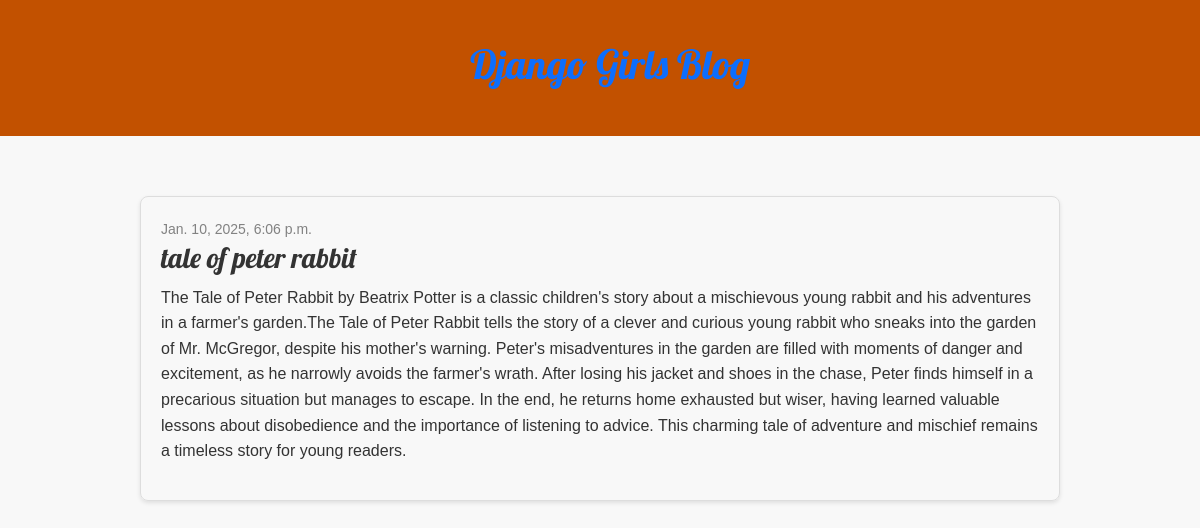
The app's page /post/4/ with its own data.
### blog/models.py (models this page shows, shortened)
class Post(models.Model):
    author = models.ForeignKey(settings.AUTH_USER_MODEL, on_delete=models.CASCADE)
    title = models.CharField(max_length=200)
    text = models.TextField()
    created_date = models.DateTimeField(default=timezone.now)
    published_date = models.DateTimeField(blank=True, null=True)

### blog/views.py (the view)
# urls.py: path('post/<int:pk>/', views.post_detail, name='post_detail'),  # Detail view for a single post
def post_detail(request, pk):
    post = get_object_or_404(Post, pk=pk)  # Fetch the post by primary key
    return render(request, 'blog/post_detail.html', {'post': post})

### blog/templates/blog/post_detail.html (shortened to what this page needs)
{% extends 'blog/base.html' %}
{% block content %}
    <article class="post">
        {% if post.published_date %}
            <time class="date">
                {{ post.published_date }}
            </time>
        {% endif %}
        <h2>{{ post.title }}</h2>
        <p>{{ post.text|linebreaksbr }}</p>
    </article>
{% endblock %}

### blog/static/css/blog.css (style rules this page uses)
.post { margin-bottom: 70px; padding: 20px; border: 1px solid #ddd; border-radius: 8px; box-shadow: 0px 2px 4px rgba(0, 0, 0, 0.1); }
.post h2 { font-family: 'Lobster', cursive; font-size: 28px; margin-bottom: 10px; }
.date { color: #828282; font-size: 14px; margin-bottom: 10px; }
.post p { font-size: 16px; line-height: 1.6; color: #333; }
body { font-family: Arial, sans-serif; background-color: #f8f8f8; color: #333; margin: 0; padding: 0; }

### records on screen
Post: published_date "Jan. 10, 2025, 6:06 p.m.", title "tale of peter rabbit", text "The Tale of Peter Rabbit by Beatrix Potter is a classic children's story about a mischievous young rabbit and his adventures in a farmer's garden.The Tale of Peter Rabbit tells the story of a clever and curious young rabbit who sneaks into the garden of Mr. McGregor, despite his mother's warning. Peter's misadventures in the garden are filled with moments of danger and excitement, as he narrowly avoids the farmer's wrath. After losing his jacket and shoes in the chase, Peter finds himself in a precarious situation but manages to escape. In the end, he returns home exhausted but wiser, having learned valuable lessons about disobedience and the importance of listening to advice. This charming…"
